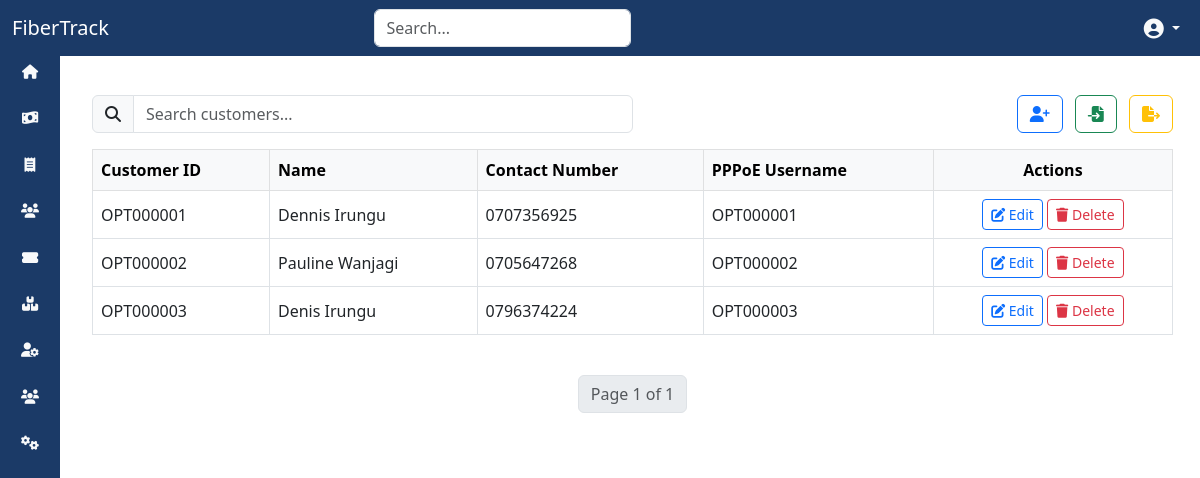
The app's page / (signed in) with its own data.
### customers/models.py (models this page shows, shortened)
class Customer(models.Model):
    customer_id = models.CharField(max_length=20, unique=True, blank=True, db_index=True)  # Auto-generated field
    first_name = models.CharField(max_length=255)
    last_name = models.CharField(max_length=255)
    contact_number = models.CharField(max_length=20, blank=True, null=True)
    email = models.EmailField(blank=True, null=True)
    pppoe_username = models.CharField(max_length=50, blank=True)  # Can be autogenerated or manually adjusted
    pppoe_password = models.CharField(max_length=50, blank=True)  # Can be autogenerated or manually adjusted
    billing_address = models.TextField(blank=True, null=True)
    coordinates = models.CharField(max_length=50, blank=True, null=True, help_text="Format: 'latitude,longitude'")
    date_created = models.DateTimeField(auto_now_add=True)
    account_balance = models.DecimalField(max_digits=10, decimal_places=2, default=0)
    credit = models.DecimalField(max_digits=10, decimal_places=2, default=0)
    outstanding_amount = models.DecimalField(max_digits=10, decimal_places=2, default=0)
    subscription_plan = models.ForeignKey(
        SubscriptionPlan, on_delete=models.SET_NULL, null=True, blank=True, related_name='customers'
    )

### customers/views.py (the view, shortened to what this page needs)
# urls.py: path('', views.customer_list, name='customer_list'),
@login_required(login_url='/auth_app/login/')
def customer_list(request):
    search_query = request.GET.get('q', '').strip()
    per_page = request.GET.get('per_page', 25)
    customers = Customer.objects.all()
    paginator = Paginator(customers, per_page)
    page_number = request.GET.get('page')
    page_obj = paginator.get_page(page_number)
    form = CustomerForm()
    context = {
        'customers': page_obj,
        'form': form,
        'search_query': search_query,
        'per_page': per_page,
    }
    return render(request, 'customer_list.html', context)

### customers/forms.py (shortened to what this page needs)
class CustomerForm(forms.ModelForm):
    class Meta:
        model = Customer
        fields = [
            'first_name', 'last_name', 'contact_number', 'email', 'pppoe_username', 'pppoe_password',
            'billing_address', 'coordinates', 'account_balance', 'credit', 'outstanding_amount'
        ]
    def __init__(self, *args, **kwargs):
        super(CustomerForm, self).__init__(*args, **kwargs)
        self.fields['credit'].widget.attrs['readonly'] = True  # Credit is derived from balance
        self.fields['outstanding_amount'].widget.attrs['readonly'] = True  # Outstanding amount is derived from balance

### customers/templates/customer_list.html (shortened to what this page needs)
{% extends 'base.html' %}
{% block content %}
<div class="container mt-4">
    <div class="d-flex justify-content-between align-items-center mb-3">
        <form class="input-group w-50" method="get" action="{% url 'customer_list' %}">
            <span class="input-group-text"><i class="fas fa-search"></i></span>
            <input type="text" class="form-control" name="q" placeholder="Search customers..." value="{{ search_query }}">
        </form>
        <div>
            <button type="button" class="btn btn-outline-primary me-2" data-bs-toggle="modal" data-bs-target="#addCustomerModal" title="Add Customer">
                <i class="fas fa-user-plus"></i>
            </button>
            <button type="button" class="btn btn-outline-success me-2" data-bs-toggle="modal" data-bs-target="#importModal" title="Import Customers">
                <i class="fas fa-file-import"></i>
            </button>
            <a class="btn btn-outline-warning" href="{% url 'customer_export' %}" title="Export Customers">
                <i class="fas fa-file-export"></i>
            </a>
        </div>
    </div>
    <div class="table-responsive">
        <table class="table table-hover table-bordered align-middle">
            <thead class="table-light">
                <tr>
                    <th scope="col" class="sortable" data-sort="customer_id">Customer ID</th>
                    <th scope="col" class="sortable" data-sort="name">Name</th>
                    <th scope="col" class="sortable" data-sort="contact_number">Contact Number</th>
                    <th scope="col" class="sortable" data-sort="pppoe_username">PPPoE Username</th>
                    <th scope="col" class="text-center">Actions</th>
                </tr>
            </thead>
            <tbody id="customer-list">
                {% for customer in customers %}
                <tr class="clickable-row" data-href="{% url 'customer_detail' customer.customer_id %}">
                    <td>{{ customer.customer_id }}</td>
                    <td>{{ customer.first_name }} {{ customer.last_name }}</td>
                    <td>{{ customer.contact_number }}</td>
                    <td>{{ customer.pppoe_username }}</td>
                    <td class="text-center">
                        <a href="{% url 'customer_edit' customer.customer_id %}" class="btn btn-outline-primary btn-sm">
                            <i class="fas fa-edit"></i> Edit
                        </a>
                        <button type="button" class="btn btn-outline-danger btn-sm" data-bs-toggle="modal" data-bs-target="#deleteCustomerModal{{ customer.customer_id }}">
                            <i class="fas fa-trash"></i> Delete
                        </button>
                    </td>
                </tr>
                {% empty %}
                <tr>
                    <td colspan="5" class="text-center">No customers found</td>
                </tr>
                {% endfor %}
            </tbody>
        </table>
    </div>
    <nav aria-label="Page navigation" class="mt-4">
        <ul class="pagination justify-content-center">
            <li class="page-item disabled"><span class="page-link">Page {{ customers.number }} of {{ customers.paginator.num_pages }}</span></li>
        </ul>
    </nav>
</div>
{% endblock %}

### static/css/style.css (style rules this page uses)
:root { --dark-blue: #1b3a67; --dark-red: #8b0000; --light-gray: #f8f9fa; }
body { background-color: var(--light-gray); }
form input, form select, form textarea { border: 1px solid #ced4da; border-radius: 5px; padding: 10px; box-shadow: none; transition: border-color 0.3s ease, box-shadow 0.3s ease; }
button { border-radius: 5px; transition: all 0.3s ease; }

### records on screen
Customer: customer_id "OPT000001", first_name "Dennis", last_name "Irungu", contact_number "0707356925", pppoe_username "OPT000001"
Customer: customer_id "OPT000002", first_name "Pauline", last_name "Wanjagi", contact_number "0705647268", pppoe_username "OPT000002"
Customer: customer_id "OPT000003", first_name "Denis", last_name "Irungu", contact_number "0796374224", pppoe_username "OPT000003"

### other values on screen
{{ customers.number }} "1"
{{ customers.paginator.num_pages }} "1"
